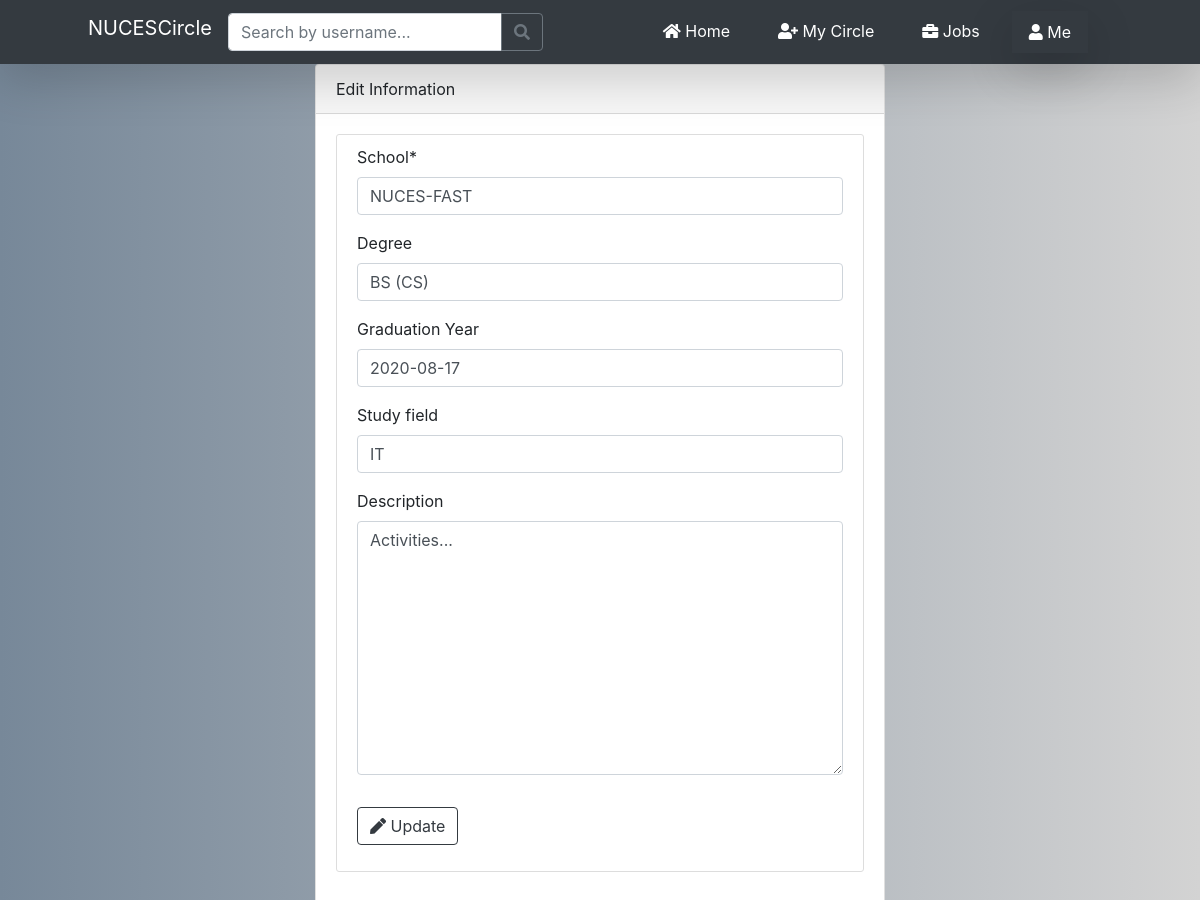
Before: /view_profile/edu_edit/9/ (signed in) with the older database file.
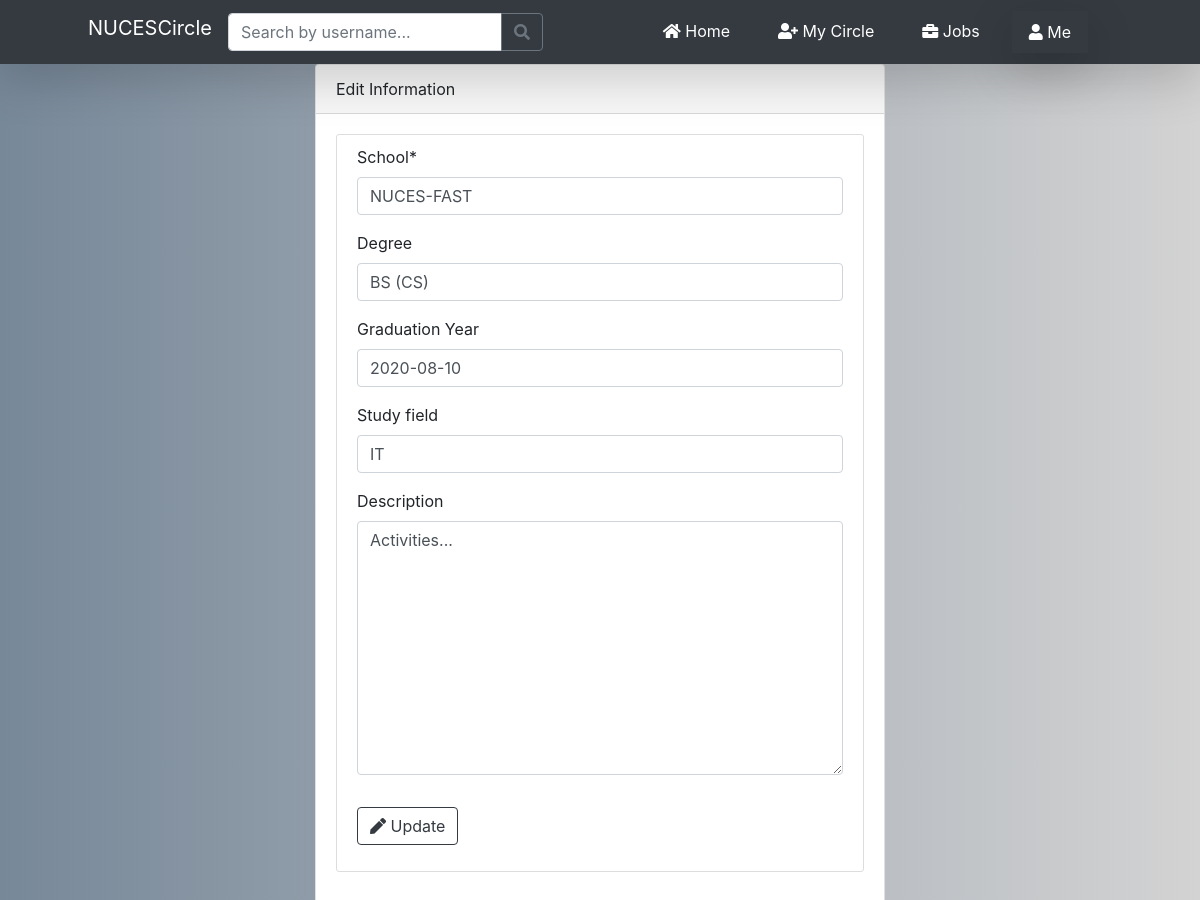
After: the same page with the newer database file.
### users/models.py (models this page shows, shortened)
class Education(models.Model):
    school = models.CharField(max_length=255, blank=False)
    degree = models.CharField(max_length=255, blank=True)
    study_field = models.CharField(max_length=255, blank=True)
    description = models.TextField(max_length=1023, blank=True)
    grad_year = models.DateField(blank=True, null=True)
    user = models.ForeignKey(User, on_delete=models.CASCADE)

### users/views.py (the view)
# urls.py: path('view_profile/edu_edit/<int:edu_info_id>/', user_views.edit_education_info, name='edit-edu'),
@login_required
def edit_education_info(request, *args, **kwargs):
    edu_id = int(kwargs['edu_info_id'])
    edu_data = Education.objects.get(pk=edu_id)
    education_form = EducationForm(instance=edu_data)
    return render(request, 'users/edit_edu.html', context={'education_form': education_form,
                                                           'edu_data': edu_data})

### users/forms.py
class EducationForm(forms.ModelForm):
    class Meta:
        model = Education
        fields = ['school', 'degree', 'grad_year', 'study_field', 'description']
        labels = {
            'grad_year': 'Graduation Year'
        }

### users/templates/users/edit_edu.html (shortened to what this page needs)
{% extends "nucescircle/base.html" %}
{% load crispy_forms_tags %}
{% block content %}
<div class="col-md-6 mx-auto">
    <div class="card">
        <div class="card-header">
            Edit Information
        </div>
        <div class="card-body">
            <div class="content-section">
                <form method="post" class="form-group" action="{% url 'update-edu' edu_data.id %}">
                    <fieldset class="form-group">
                        {{ education_form|crispy }}
                    </fieldset>
                    <div class="form-group">
                        <button class="btn btn-outline-dark" type="submit"><i class="fas fa-pen"></i> Update</button>
                    </div>
                </form>
            </div>
        </div>
    </div>
</div>
{% endblock content %}

Changed rows visible on the page:
changed Education "NUCES-FAST": grad_year "2020-08-17" → "2020-08-10"
